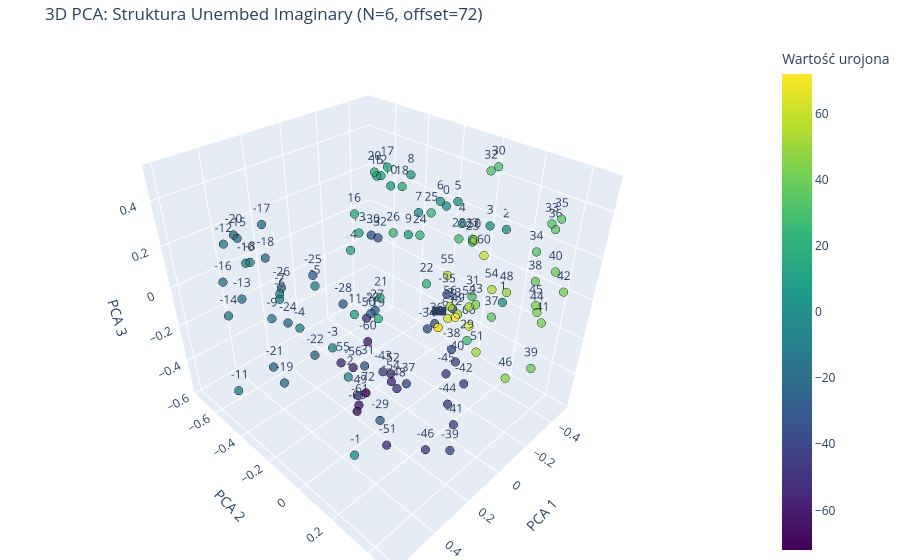

Here is the notebook cell this chart was saved with:
### Code cell
plot_output_im_pca_3d_plotly(model, N=6)

### Figure 1 — Plotly figure (JSON) as saved in the notebook; plotly's stock layout.template omitted (floating-point values rounded to 4 significant figures; data arrays with more than 128 entries replaced by an {"elided": "..."} marker saying what was removed)
{"data": [{"hovertemplate": "PCA1=%{x}<br>PCA2=%{y}<br>PCA3=%{z}<br>Wartość urojona=%{marker.color}<extra></extra>", "legendgroup": "", "marker": {"color": {"elided": "145 int values"}, "coloraxis": "coloraxis", "line": {"color": "Black", "width": 1}, "opacity": 0.8, "size": 5, "symbol": "circle"}, "mode": "markers+text", "name": "", "scene": "scene", "showlegend": false, "text": {"elided": "145 float values"}, "textposition": "top center", "type": "scatter3d", "x": {"elided": "145 float values"}, "y": {"elided": "145 float values"}, "z": {"elided": "145 float values"}}], "layout": {"coloraxis": {"colorbar": {"title": {"text": "Wartość urojona"}}, "colorscale": [[0, "#440154"], [0.1111, "#482878"], [0.2222, "#3e4989"], [0.3333, "#31688e"], [0.4444, "#26828e"], [0.5556, "#1f9e89"], [0.6667, "#35b779"], [0.7778, "#6ece58"], [0.8889, "#b5de2b"], [1, "#fde725"]]}, "legend": {"tracegroupgap": 0}, "margin": {"b": 0, "l": 0, "r": 0, "t": 40}, "scene": {"domain": {"x": [0, 1], "y": [0, 1]}, "xaxis": {"title": {"text": "PCA 1"}}, "yaxis": {"title": {"text": "PCA 2"}}, "zaxis": {"title": {"text": "PCA 3"}}}, "title": {"text": "3D PCA: Struktura Unembed Imaginary (N=6, offset=72)"}}}
